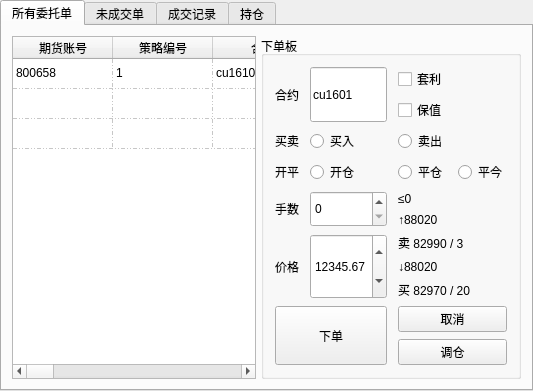
     <widget class="QTabWidget" name="tab_records">
      <property name="currentIndex">
       <number>0</number>
      </property>
      <widget class="QWidget" name="tab_order">
       <attribute name="title">
        <string>所有委托单</string>
       </attribute>
       <layout class="QHBoxLayout" name="horizontalLayout_4">
        <property name="spacing">
         <number>5</number>
        </property>
        <property name="margin">
         <number>5</number>
        </property>
        <item>
         <widget class="QWidget" name="container_order" native="true">
          <layout class="QHBoxLayout" name="horizontalLayout_3" stretch="6,2">
           <property name="spacing">
            <number>5</number>
           </property>
           <property name="margin">
            <number>5</number>
           </property>
           <item>
            <widget class="QTableWidget" name="tableWidget_all_orders">
             <property name="editTriggers">
              <set>QAbstractItemView::NoEditTriggers</set>
             </property>
             <property name="selectionMode">
              <enum>QAbstractItemView::SingleSelection</enum>
             </property>
             <property name="selectionBehavior">
              <enum>QAbstractItemView::SelectRows</enum>
             </property>
             <property name="gridStyle">
              <enum>Qt::DashDotDotLine</enum>
             </property>
             <attribute name="verticalHeaderVisible">
              <bool>false</bool>
             </attribute>
             <row>
              <property name="text">
               <string/>
              </property>
             </row>
             <row>
              <property name="text">
               <string/>
              </property>
             </row>
             <row>
              <property name="text">
               <string/>
              </property>
             </row>
             <column>
              <property name="text">
               <string>期货账号</string>
              </property>
             </column>
             <column>
              <property name="text">
               <string>策略编号</string>
              </property>
             </column>
             <column>
              <property name="text">
               <string>合约</string>
              </property>
             </column>
             <column>
              <property name="text">
               <string>买卖</string>
              </property>
             </column>
             <column>
              <property name="text">
               <string>开平</string>
              </property>
             </column>
             <column>
              <property name="text">
               <string>挂单状态</string>
              </property>
             </column>
             <column>
              <property name="text">
               <string>报单价格</string>
              </property>
             </column>
             <column>
              <property name="text">
               <string>报单手数</string>
              </property>
             </column>
             <column>
              <property name="text">
               <string>未成交手数</string>
              </property>
             </column>
             <column>
              <property name="text">
               <string>成交手数</string>
              </property>
             </column>
             <column>
              <property name="text">
               <string>详细状态</string>
              </property>
             </column>
             <column>
              <property name="text">
               <string>报单时间</string>
              </property>
             </column>
             <column>
              <property name="text">
               <string>最后成交时间</string>
              </property>
             </column>
             <column>
              <property name="text">
               <string>报单编号</string>
              </property>
             </column>
             <column>
              <property name="text">
               <string>投保</string>
              </property>
             </column>
             <column>
              <property name="text">
               <string>交易所</string>
              </property>
             </column>
             <item row="0" column="0">
              <property name="text">
               <string>800658</string>
              </property>
             </item>
             <item row="0" column="1">
              <property name="text">
               <string>1</string>
              </property>
             </item>
             <item row="0" column="2">
              <property name="text">
               <string>cu1610</string>
              </property>
             </item>
             <item row="0" column="3">
              <property name="text">
               <string>买</string>
              </property>
             </item>
             <item row="0" column="4">
              <property name="text">
               <string>开</string>
              </property>
             </item>
             <item row="0" column="5">
              <property name="text">
               <string>未成交</string>
              </property>
             </item>
             <item row="0" column="6">
              <property name="text">
               <string>82990</string>
              </property>
             </item>
             <item row="0" column="7">
              <property name="text">
               <string>1</string>
              </property>
             </item>
             <item row="0" column="8">
              <property name="text">
               <string>1</string>
              </property>
             </item>
             <item row="0" column="9">
              <property name="text">
               <string>0</string>
              </property>
             </item>
             <item row="0" column="10">
              <property name="text">
               <string>未成交</string>
              </property>
             </item>
             <item row="0" column="13">
              <property name="text">
               <string>291759</string>
              </property>
             </item>
             <item row="0" column="14">
              <property name="text">
               <string>投机</string>
              </property>
             </item>
            </widget>
           </item>
           <item>
            <widget class="QGroupBox" name="groupBox_order_insert">
             <property name="autoFillBackground">
              <bool>false</bool>
             </property>
             <property name="title">
              <string>下单板</string>
             </property>
             <layout class="QGridLayout" name="gridLayout_order_insert_args" rowstretch="0,0,0,0,0,0,0,0,0,0,0,0,0" columnstretch="1,2,2,2">
              <property name="horizontalSpacing">
               <number>11</number>
              </property>
              <property name="verticalSpacing">
               <number>7</number>
              </property>
              <property name="margin">
               <number>11</number>
              </property>
              <item row="2" column="0">
               <widget class="QLabel" name="label_buyorsell">
                <property name="text">
                 <string>买卖</string>
                </property>
               </widget>
              </item>
              <item row="0" column="1" rowspan="2">
               <widget class="QLineEdit" name="lineEdit_heyue">
                <property name="sizePolicy">
                 <sizepolicy hsizetype="Preferred" vsizetype="Preferred">
                  <horstretch>0</horstretch>
                  <verstretch>0</verstretch>
                 </sizepolicy>
                </property>
                <property name="text">
                 <string>cu1601</string>
                </property>
               </widget>
              </item>
              <item row="0" column="0" rowspan="2">
               <widget class="QLabel" name="label_heyue">
                <property name="text">
                 <string>合约</string>
                </property>
               </widget>
              </item>
              <item row="3" column="1">
               <widget class="QRadioButton" name="radioButton_kaicang">
                <property name="text">
                 <string>开仓</string>
                </property>
               </widget>
              </item>
              <item row="2" column="2">
               <widget class="QRadioButton" name="radioButton_maichu">
                <property name="text">
                 <string>卖出</string>
                </property>
               </widget>
              </item>
              <item row="3" column="0">
               <widget class="QLabel" name="label_kaiping">
                <property name="text">
                 <string>开平</string>
                </property>
               </widget>
              </item>
              <item row="4" column="0" rowspan="2">
               <widget class="QLabel" name="label_shoushu">
                <property name="text">
                 <string>手数</string>
                </property>
               </widget>
              </item>
              <item row="3" column="2">
               <widget class="QRadioButton" name="radioButton_pingcang">
                <property name="text">
                 <string>平仓</string>
                </property>
               </widget>
              </item>
              <item row="4" column="1" rowspan="2">
               <widget class="QSpinBox" name="spinBox_shoushu">
                <property name="sizePolicy">
                 <sizepolicy hsizetype="Preferred" vsizetype="Preferred">
                  <horstretch>0</horstretch>
                  <verstretch>0</verstretch>
                 </sizepolicy>
                </property>
               </widget>
              </item>
              <item row="3" column="3">
               <widget class="QRadioButton" name="radioButton_pingjin">
                <property name="text">
                 <string>平今</string>
                </property>
               </widget>
              </item>
              <item row="2" column="1">
               <widget class="QRadioButton" name="radioButton_mairu">
                <property name="text">
                 <string>买入</string>
                </property>
               </widget>
              </item>
              <item row="6" column="1" rowspan="3">
               <widget class="QDoubleSpinBox" name="doubleSpinBox_xiadanjiage">
                <property name="sizePolicy">
                 <sizepolicy hsizetype="Preferred" vsizetype="Preferred">
                  <horstretch>0</horstretch>
                  <verstretch>0</verstretch>
                 </sizepolicy>
                </property>
                <property name="maximum">
                 <double>99999.000000000000000</double>
                </property>
                <property name="value">
                 <double>12345.670000000000073</double>
                </property>
               </widget>
              </item>
              <item row="6" column="0" rowspan="3">
               <widget class="QLabel" name="label_xiadanjiage">
                <property name="text">
                 <string>价格</string>
                </property>
               </widget>
              </item>
              <item row="12" column="2" colspan="2">
               <widget class="QPushButton" name="pushButton_xiadantiaocang">
                <property name="text">
                 <string>调仓</string>
                </property>
               </widget>
              </item>
              <item row="11" column="0" rowspan="2" colspan="2">
               <widget class="QPushButton" name="pushButton_xiandan">
                <property name="sizePolicy">
                 <sizepolicy hsizetype="Preferred" vsizetype="Preferred">
                  <horstretch>0</horstretch>
                  <verstretch>0</verstretch>
                 </sizepolicy>
                </property>
                <property name="text">
                 <string>下单</string>
                </property>
               </widget>
              </item>
              <item row="11" column="2" colspan="2">
               <widget class="QPushButton" name="pushButton_xiadanquxiao">
                <property name="text">
                 <string>取消</string>
                </property>
               </widget>
              </item>
              <item row="6" column="2" colspan="2">
               <widget class="QLabel" name="label_pankouguadansell">
                <property name="text">
                 <string>卖 82990 / 3</string>
                </property>
               </widget>
              </item>
              <item row="7" column="2" colspan="2">
               <widget class="QLabel" name="label_dietingjia">
                <property name="text">
                 <string>↓88020</string>
                </property>
               </widget>
              </item>
              <item row="4" column="2" colspan="2">
               <widget class="QLabel" name="label_zuidashoushu">
                <property name="text">
                 <string>≤0</string>
                </property>
               </widget>
              </item>
              <item row="5" column="2" colspan="2">
               <widget class="QLabel" name="label_zhangtingjia">
                <property name="text">
                 <string>↑88020</string>
                </property>
               </widget>
              </item>
              <item row="8" column="2" colspan="2">
               <widget class="QLabel" name="label_pankouguadanbuy">
                <property name="text">
                 <string>买 82970 / 20</string>
                </property>
               </widget>
              </item>
              <item row="0" column="2" colspan="2">
               <widget class="QCheckBox" name="checkBox_taoli">
                <property name="text">
                 <string>套利</string>
                </property>
               </widget>
              </item>
              <item row="1" column="2" colspan="2">
               <widget class="QCheckBox" name="checkBox_baozhi">
                <property name="text">
                 <string>保值</string>
                </property>
               </widget>
              </item>
             </layout>
            </widget>
           </item>
          </layout>
         </widget>
        </item>
       </layout>
      </widget>
      <widget class="QWidget" name="tab_unmatched">
       <attribute name="title">
        <string>未成交单</string>
       </attribute>
      </widget>
      <widget class="QWidget" name="tab_transaction">
       <attribute name="title">
        <string>成交记录</string>
       </attribute>
      </widget>
      <widget class="QWidget" name="tab_position">
       <attribute name="title">
        <string>持仓</string>
       </attribute>
      </widget>
     </widget>
